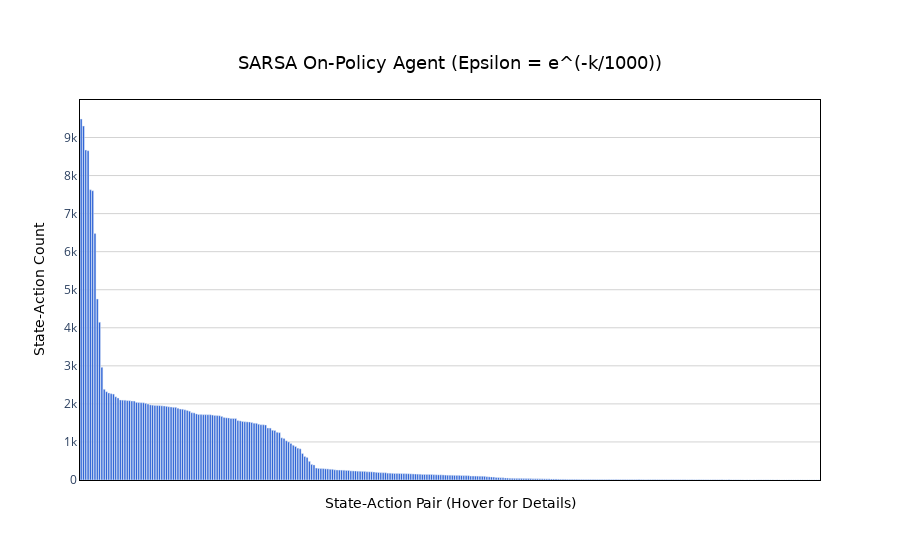

Source (notebook cell):
### Code cell
plot_state_action_counts(sarsa_agent_3.n_counter, "SARSA On-Policy Agent (Epsilon = e^(-k/1000))")

### Figure 1 — Plotly figure (JSON) as saved in the notebook; plotly's stock layout.template omitted (floating-point values rounded to 4 significant figures; data arrays with more than 128 entries replaced by an {"elided": "..."} marker saying what was removed)
{"data": [{"hoverinfo": "text", "hoverlabel": {"bgcolor": "rgba(60, 60, 60, 0.85)", "bordercolor": "rgba(60, 60, 60, 0.85)", "font": {"color": "white", "family": "DejaVu Sans, Arial, sans-serif"}}, "hovertext": {"elided": "321 str values"}, "marker": {"color": "#245cd4"}, "type": "bar", "x": {"elided": "321 str values"}, "y": {"elided": "321 int values"}}], "layout": {"plot_bgcolor": "white", "title": {"font": {"color": "black", "family": "DejaVu Sans, Arial, sans-serif", "size": 18}, "text": "SARSA On-Policy Agent (Epsilon = e^(-k/1000))", "x": 0.5, "xanchor": "center", "y": 0.9, "yanchor": "top"}, "xaxis": {"linecolor": "black", "linewidth": 1, "mirror": true, "showline": true, "tickmode": "array", "ticktext": [], "tickvals": [], "title": {"font": {"color": "black", "family": "DejaVu Sans, Arial, sans-serif", "size": 14}, "text": "State-Action Pair (Hover for Details)"}}, "yaxis": {"gridcolor": "lightgray", "gridwidth": 1, "linecolor": "black", "linewidth": 1, "mirror": true, "showgrid": true, "showline": true, "title": {"font": {"color": "black", "family": "DejaVu Sans, Arial, sans-serif", "size": 14}, "text": "State-Action Count"}}}}
